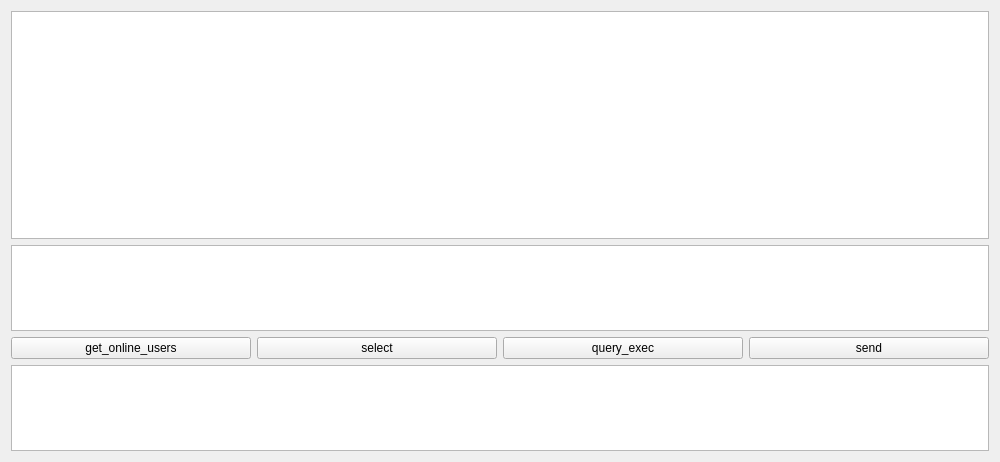
<?xml version="1.0" encoding="UTF-8"?>
<ui version="4.0">
 <class>MainWindow</class>
 <widget class="QMainWindow" name="MainWindow">
  <property name="geometry">
   <rect>
    <x>0</x>
    <y>0</y>
    <width>1000</width>
    <height>462</height>
   </rect>
  </property>
  <property name="sizePolicy">
   <sizepolicy hsizetype="Expanding" vsizetype="Expanding">
    <horstretch>0</horstretch>
    <verstretch>0</verstretch>
   </sizepolicy>
  </property>
  <property name="windowTitle">
   <string>MainWindow</string>
  </property>
  <widget class="QWidget" name="centralWidget">
   <property name="sizePolicy">
    <sizepolicy hsizetype="Expanding" vsizetype="Expanding">
     <horstretch>0</horstretch>
     <verstretch>0</verstretch>
    </sizepolicy>
   </property>
   <layout class="QFormLayout" name="formLayout">
    <item row="0" column="0" colspan="2">
     <widget class="QTextEdit" name="textEdit">
      <property name="sizePolicy">
       <sizepolicy hsizetype="Expanding" vsizetype="Expanding">
        <horstretch>0</horstretch>
        <verstretch>0</verstretch>
       </sizepolicy>
      </property>
      <property name="sizeIncrement">
       <size>
        <width>369</width>
        <height>299</height>
       </size>
      </property>
      <property name="baseSize">
       <size>
        <width>369</width>
        <height>299</height>
       </size>
      </property>
      <property name="styleSheet">
       <string notr="true">width:100%;</string>
      </property>
      <property name="readOnly">
       <bool>true</bool>
      </property>
     </widget>
    </item>
    <item row="1" column="0" colspan="2">
     <widget class="QTextEdit" name="textEdit_2"/>
    </item>
    <item row="3" column="0" colspan="2">
     <widget class="QTextEdit" name="textEdit_3"/>
    </item>
    <item row="2" column="0" colspan="2">
     <layout class="QGridLayout" name="gridLayout">
      <item row="0" column="2">
       <widget class="QPushButton" name="pushButton_3">
        <property name="text">
         <string>query_exec</string>
        </property>
       </widget>
      </item>
      <item row="0" column="1">
       <widget class="QPushButton" name="pushButton_2">
        <property name="text">
         <string>select</string>
        </property>
       </widget>
      </item>
      <item row="0" column="0">
       <widget class="QPushButton" name="pushButton_4">
        <property name="text">
         <string>get_online_users</string>
        </property>
       </widget>
      </item>
      <item row="0" column="3">
       <widget class="QPushButton" name="pushButton">
        <property name="text">
         <string>send</string>
        </property>
       </widget>
      </item>
     </layout>
    </item>
   </layout>
  </widget>
 </widget>
 <layoutdefault spacing="6" margin="11"/>
 <resources/>
 <connections/>
</ui>
